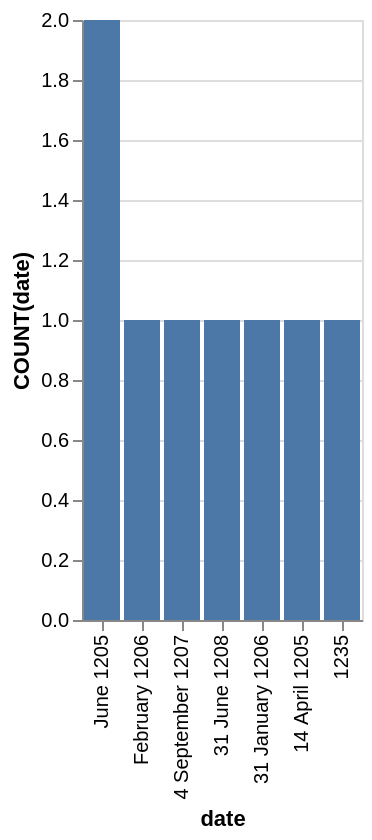

Vega-Lite specification for this chart:
### Vega-Lite specification from a JSON file in a GitHub repository (floating-point values rounded to 4 significant figures)
{"data": {"values": [{"x_data": "June 1205", "y_data": 2}, {"x_data": "February 1206", "y_data": 1}, {"x_data": "4 September 1207", "y_data": 1}, {"x_data": "31 June 1208", "y_data": 1}, {"x_data": "31 January 1206", "y_data": 1}, {"x_data": "14 April 1205", "y_data": 1}, {"x_data": "1235", "y_data": 1}]}, "mark": "bar", "encoding": {"x": {"field": "x_data", "type": "nominal", "title": "date", "sort": "descending"}, "y": {"field": "y_data", "type": "quantitative", "title": "COUNT(date)"}}}
